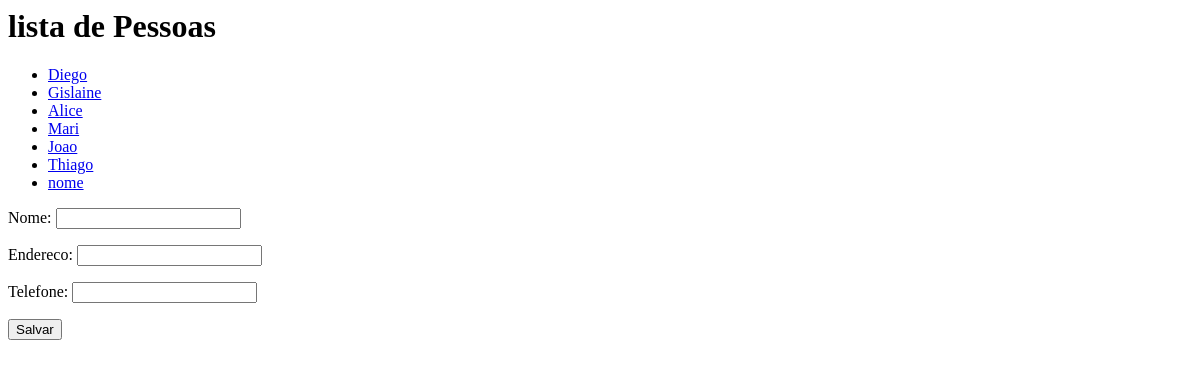
The page /core/pessoas/ on the database as committed earlier.
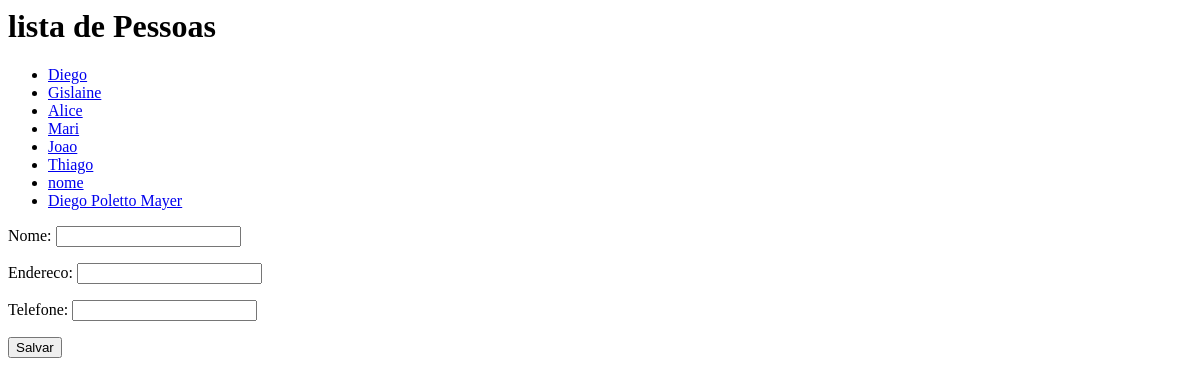
The same page on the database as committed later.
### core/models.py (models this page shows, shortened)
class Pessoa(models.Model):
    nome = models.CharField(max_length=100)
    endereco = models.CharField(max_length=200)
    telefone = models.CharField(max_length=20)

### core/views.py (the view)
def lista_pessoas(request):
    pessoas = Pessoa.objects.all()
    form = PessoaForm()
    return render(request, 'core/lista_pessoas.html',
        {'pessoas': pessoas, 'form': form})

### core/forms.py
class PessoaForm(ModelForm):
    class Meta:
        model = Pessoa
        fields = '__all__'

### core/templates/core/lista_pessoas.html (shortened to what this page needs)
<h1>lista de Pessoas</h1>
<ul>
    {% for pessoa in pessoas %}
        <li>
            <a href="{% url 'core_pessoas_update' pessoa.id %}">
                {{ pessoa.nome }}
            </a>
        </li>
    {% endfor %}
</ul>
<form action="{% url 'core_pessoas_add' %}" method="POST">
    {{ form.as_p }}
    <button type="submit">Salvar</button>
</form>

Rows that differ between the two databases and show on the page:
added Pessoa: nome "Diego Poletto Mayer"
